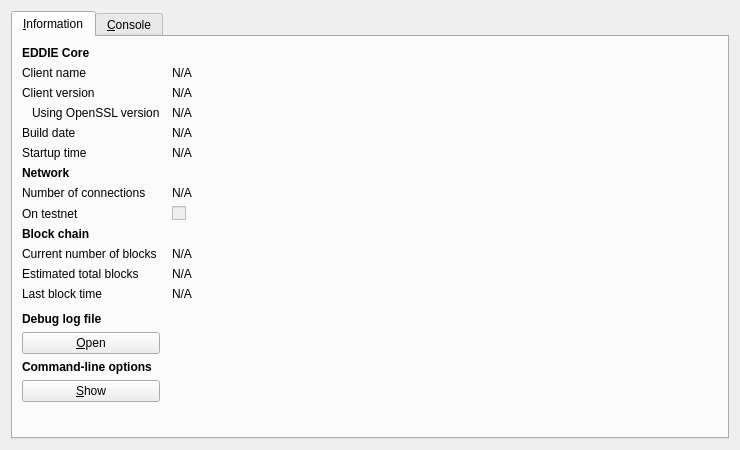
<?xml version="1.0" encoding="UTF-8"?>
<ui version="4.0">
 <class>RPCConsole</class>
 <widget class="QDialog" name="RPCConsole">
  <property name="geometry">
   <rect>
    <x>0</x>
    <y>0</y>
    <width>740</width>
    <height>450</height>
   </rect>
  </property>
  <property name="windowTitle">
   <string>EDDIE - Debug window</string>
  </property>
  <property name="styleSheet">
   <string notr="true">background-image: url(:/images/bkg2);</string>
  </property>
  <layout class="QVBoxLayout" name="verticalLayout_2">
   <item>
    <widget class="QTabWidget" name="tabWidget">
     <property name="currentIndex">
      <number>0</number>
     </property>
     <widget class="QWidget" name="tab_info">
      <attribute name="title">
       <string>&amp;Information</string>
      </attribute>
      <layout class="QGridLayout" name="gridLayout" columnstretch="0,1">
       <property name="horizontalSpacing">
        <number>12</number>
       </property>
       <item row="0" column="0">
        <widget class="QLabel" name="label_9">
         <property name="font">
          <font>
           <weight>75</weight>
           <bold>true</bold>
          </font>
         </property>
         <property name="text">
          <string>EDDIE Core</string>
         </property>
        </widget>
       </item>
       <item row="1" column="0">
        <widget class="QLabel" name="label_5">
         <property name="text">
          <string>Client name</string>
         </property>
        </widget>
       </item>
       <item row="1" column="1">
        <widget class="QLabel" name="clientName">
         <property name="cursor">
          <cursorShape>IBeamCursor</cursorShape>
         </property>
         <property name="text">
          <string>N/A</string>
         </property>
         <property name="textFormat">
          <enum>Qt::PlainText</enum>
         </property>
         <property name="textInteractionFlags">
          <set>Qt::LinksAccessibleByMouse|Qt::TextSelectableByKeyboard|Qt::TextSelectableByMouse</set>
         </property>
        </widget>
       </item>
       <item row="2" column="0">
        <widget class="QLabel" name="label_6">
         <property name="text">
          <string>Client version</string>
         </property>
        </widget>
       </item>
       <item row="2" column="1">
        <widget class="QLabel" name="clientVersion">
         <property name="cursor">
          <cursorShape>IBeamCursor</cursorShape>
         </property>
         <property name="text">
          <string>N/A</string>
         </property>
         <property name="textFormat">
          <enum>Qt::PlainText</enum>
         </property>
         <property name="textInteractionFlags">
          <set>Qt::LinksAccessibleByMouse|Qt::TextSelectableByKeyboard|Qt::TextSelectableByMouse</set>
         </property>
        </widget>
       </item>
       <item row="3" column="0">
        <widget class="QLabel" name="label_14">
         <property name="text">
          <string>Using OpenSSL version</string>
         </property>
         <property name="indent">
          <number>10</number>
         </property>
        </widget>
       </item>
       <item row="3" column="1">
        <widget class="QLabel" name="openSSLVersion">
         <property name="cursor">
          <cursorShape>IBeamCursor</cursorShape>
         </property>
         <property name="text">
          <string>N/A</string>
         </property>
         <property name="textFormat">
          <enum>Qt::PlainText</enum>
         </property>
         <property name="textInteractionFlags">
          <set>Qt::LinksAccessibleByMouse|Qt::TextSelectableByKeyboard|Qt::TextSelectableByMouse</set>
         </property>
        </widget>
       </item>
       <item row="4" column="0">
        <widget class="QLabel" name="label_12">
         <property name="text">
          <string>Build date</string>
         </property>
        </widget>
       </item>
       <item row="4" column="1">
        <widget class="QLabel" name="buildDate">
         <property name="cursor">
          <cursorShape>IBeamCursor</cursorShape>
         </property>
         <property name="text">
          <string>N/A</string>
         </property>
         <property name="textFormat">
          <enum>Qt::PlainText</enum>
         </property>
         <property name="textInteractionFlags">
          <set>Qt::LinksAccessibleByMouse|Qt::TextSelectableByKeyboard|Qt::TextSelectableByMouse</set>
         </property>
        </widget>
       </item>
       <item row="5" column="0">
        <widget class="QLabel" name="label_13">
         <property name="text">
          <string>Startup time</string>
         </property>
        </widget>
       </item>
       <item row="5" column="1">
        <widget class="QLabel" name="startupTime">
         <property name="cursor">
          <cursorShape>IBeamCursor</cursorShape>
         </property>
         <property name="text">
          <string>N/A</string>
         </property>
         <property name="textFormat">
          <enum>Qt::PlainText</enum>
         </property>
         <property name="textInteractionFlags">
          <set>Qt::LinksAccessibleByMouse|Qt::TextSelectableByKeyboard|Qt::TextSelectableByMouse</set>
         </property>
        </widget>
       </item>
       <item row="6" column="0">
        <widget class="QLabel" name="label_11">
         <property name="font">
          <font>
           <weight>75</weight>
           <bold>true</bold>
          </font>
         </property>
         <property name="text">
          <string>Network</string>
         </property>
        </widget>
       </item>
       <item row="7" column="0">
        <widget class="QLabel" name="label_7">
         <property name="text">
          <string>Number of connections</string>
         </property>
        </widget>
       </item>
       <item row="7" column="1">
        <widget class="QLabel" name="numberOfConnections">
         <property name="cursor">
          <cursorShape>IBeamCursor</cursorShape>
         </property>
         <property name="text">
          <string>N/A</string>
         </property>
         <property name="textFormat">
          <enum>Qt::PlainText</enum>
         </property>
         <property name="textInteractionFlags">
          <set>Qt::LinksAccessibleByMouse|Qt::TextSelectableByKeyboard|Qt::TextSelectableByMouse</set>
         </property>
        </widget>
       </item>
       <item row="8" column="0">
        <widget class="QLabel" name="label_8">
         <property name="text">
          <string>On testnet</string>
         </property>
        </widget>
       </item>
       <item row="8" column="1">
        <widget class="QCheckBox" name="isTestNet">
         <property name="enabled">
          <bool>false</bool>
         </property>
         <property name="text">
          <string/>
         </property>
        </widget>
       </item>
       <item row="9" column="0">
        <widget class="QLabel" name="label_10">
         <property name="font">
          <font>
           <weight>75</weight>
           <bold>true</bold>
          </font>
         </property>
         <property name="text">
          <string>Block chain</string>
         </property>
        </widget>
       </item>
       <item row="10" column="0">
        <widget class="QLabel" name="label_3">
         <property name="text">
          <string>Current number of blocks</string>
         </property>
        </widget>
       </item>
       <item row="10" column="1">
        <widget class="QLabel" name="numberOfBlocks">
         <property name="cursor">
          <cursorShape>IBeamCursor</cursorShape>
         </property>
         <property name="text">
          <string>N/A</string>
         </property>
         <property name="textFormat">
          <enum>Qt::PlainText</enum>
         </property>
         <property name="textInteractionFlags">
          <set>Qt::LinksAccessibleByMouse|Qt::TextSelectableByKeyboard|Qt::TextSelectableByMouse</set>
         </property>
        </widget>
       </item>
       <item row="11" column="0">
        <widget class="QLabel" name="label_4">
         <property name="text">
          <string>Estimated total blocks</string>
         </property>
        </widget>
       </item>
       <item row="11" column="1">
        <widget class="QLabel" name="totalBlocks">
         <property name="cursor">
          <cursorShape>IBeamCursor</cursorShape>
         </property>
         <property name="text">
          <string>N/A</string>
         </property>
         <property name="textFormat">
          <enum>Qt::PlainText</enum>
         </property>
         <property name="textInteractionFlags">
          <set>Qt::LinksAccessibleByMouse|Qt::TextSelectableByKeyboard|Qt::TextSelectableByMouse</set>
         </property>
        </widget>
       </item>
       <item row="12" column="0">
        <widget class="QLabel" name="label_2">
         <property name="text">
          <string>Last block time</string>
         </property>
        </widget>
       </item>
       <item row="12" column="1">
        <widget class="QLabel" name="lastBlockTime">
         <property name="cursor">
          <cursorShape>IBeamCursor</cursorShape>
         </property>
         <property name="text">
          <string>N/A</string>
         </property>
         <property name="textFormat">
          <enum>Qt::PlainText</enum>
         </property>
         <property name="textInteractionFlags">
          <set>Qt::LinksAccessibleByMouse|Qt::TextSelectableByKeyboard|Qt::TextSelectableByMouse</set>
         </property>
        </widget>
       </item>
       <item row="13" column="0">
        <spacer name="verticalSpacer_2">
         <property name="orientation">
          <enum>Qt::Vertical</enum>
         </property>
         <property name="sizeHint" stdset="0">
          <size>
           <width>20</width>
           <height>20</height>
          </size>
         </property>
        </spacer>
       </item>
       <item row="14" column="0">
        <widget class="QLabel" name="labelDebugLogfile">
         <property name="font">
          <font>
           <weight>75</weight>
           <bold>true</bold>
          </font>
         </property>
         <property name="text">
          <string>Debug log file</string>
         </property>
        </widget>
       </item>
       <item row="15" column="0">
        <widget class="QPushButton" name="openDebugLogfileButton">
         <property name="toolTip">
          <string>Open the EDDIE debug log file from the current data directory. This can take a few seconds for large log files.</string>
         </property>
         <property name="text">
          <string>&amp;Open</string>
         </property>
         <property name="autoDefault">
          <bool>false</bool>
         </property>
        </widget>
       </item>
       <item row="16" column="0">
        <widget class="QLabel" name="labelCLOptions">
         <property name="font">
          <font>
           <weight>75</weight>
           <bold>true</bold>
          </font>
         </property>
         <property name="text">
          <string>Command-line options</string>
         </property>
        </widget>
       </item>
       <item row="17" column="0">
        <widget class="QPushButton" name="showCLOptionsButton">
         <property name="toolTip">
          <string>Show the EDDIE-Qt help message to get a list with possible EDDIE command-line options.</string>
         </property>
         <property name="text">
          <string>&amp;Show</string>
         </property>
         <property name="autoDefault">
          <bool>false</bool>
         </property>
        </widget>
       </item>
       <item row="18" column="0">
        <spacer name="verticalSpacer">
         <property name="orientation">
          <enum>Qt::Vertical</enum>
         </property>
         <property name="sizeHint" stdset="0">
          <size>
           <width>20</width>
           <height>40</height>
          </size>
         </property>
        </spacer>
       </item>
      </layout>
     </widget>
     <widget class="QWidget" name="tab_console">
      <attribute name="title">
       <string>&amp;Console</string>
      </attribute>
      <layout class="QVBoxLayout" name="verticalLayout_3">
       <property name="spacing">
        <number>3</number>
       </property>
       <item>
        <widget class="QTextEdit" name="messagesWidget">
         <property name="minimumSize">
          <size>
           <width>0</width>
           <height>100</height>
          </size>
         </property>
         <property name="readOnly">
          <bool>true</bool>
         </property>
         <property name="tabKeyNavigation" stdset="0">
          <bool>false</bool>
         </property>
         <property name="columnCount" stdset="0">
          <number>2</number>
         </property>
        </widget>
       </item>
       <item>
        <layout class="QHBoxLayout" name="horizontalLayout">
         <property name="spacing">
          <number>3</number>
         </property>
         <item>
          <widget class="QLabel" name="label">
           <property name="text">
            <string notr="true">&gt;</string>
           </property>
          </widget>
         </item>
         <item>
          <widget class="QLineEdit" name="lineEdit"/>
         </item>
         <item>
          <widget class="QPushButton" name="clearButton">
           <property name="maximumSize">
            <size>
             <width>24</width>
             <height>24</height>
            </size>
           </property>
           <property name="toolTip">
            <string>Clear console</string>
           </property>
           <property name="text">
            <string/>
           </property>
           <property name="icon">
            <iconset resource="../bitcoin.qrc">
             <normaloff>:/icons/remove</normaloff>:/icons/remove</iconset>
           </property>
           <property name="shortcut">
            <string notr="true">Ctrl+L</string>
           </property>
           <property name="autoDefault">
            <bool>false</bool>
           </property>
          </widget>
         </item>
        </layout>
       </item>
      </layout>
     </widget>
    </widget>
   </item>
  </layout>
 </widget>
 <resources>
  <include location="../bitcoin.qrc"/>
 </resources>
 <connections/>
</ui>
